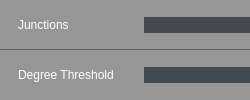
              <widget class="QWidget" name="widget_126" native="true">
               <layout class="QVBoxLayout" name="verticalLayout_68">
                <property name="spacing">
                 <number>0</number>
                </property>
                <property name="leftMargin">
                 <number>0</number>
                </property>
                <property name="topMargin">
                 <number>0</number>
                </property>
                <property name="rightMargin">
                 <number>0</number>
                </property>
                <property name="bottomMargin">
                 <number>0</number>
                </property>
                <item>
                 <widget class="QWidget" name="widget_127" native="true">
                  <property name="styleSheet">
                   <string notr="true">.QWidget
{
    background-color: rgb(150, 150, 150);
       border-bottom: 1px solid  rgb(100, 100, 100);

}</string>
                  </property>
                  <layout class="QHBoxLayout" name="horizontalLayout_59">
                   <property name="spacing">
                    <number>6</number>
                   </property>
                   <property name="leftMargin">
                    <number>18</number>
                   </property>
                   <property name="topMargin">
                    <number>2</number>
                   </property>
                   <property name="rightMargin">
                    <number>0</number>
                   </property>
                   <property name="bottomMargin">
                    <number>2</number>
                   </property>
                   <item>
                    <widget class="QLabel" name="label_65">
                     <property name="sizePolicy">
                      <sizepolicy hsizetype="Minimum" vsizetype="Fixed">
                       <horstretch>0</horstretch>
                       <verstretch>0</verstretch>
                      </sizepolicy>
                     </property>
                     <property name="minimumSize">
                      <size>
                       <width>120</width>
                       <height>0</height>
                      </size>
                     </property>
                     <property name="maximumSize">
                      <size>
                       <width>120</width>
                       <height>16777215</height>
                      </size>
                     </property>
                     <property name="styleSheet">
                      <string notr="true">    border-top: 0px solid rgb(0 , 0 , 0);
    font: 8pt &quot;Ebrima&quot;;   
	color:white;   
    border-top: 0px solid rgb(0 , 0 , 0); </string>
                     </property>
                     <property name="text">
                      <string>Junctions</string>
                     </property>
                    </widget>
                   </item>
                   <item>
                    <widget class="QLineEdit" name="lineEdit_39">
                     <property name="sizePolicy">
                      <sizepolicy hsizetype="Expanding" vsizetype="Fixed">
                       <horstretch>0</horstretch>
                       <verstretch>0</verstretch>
                      </sizepolicy>
                     </property>
                     <property name="styleSheet">
                      <string notr="true">border :0px solid  rgb(67, 74, 80);
color: rgb(255, 255, 255);
background-color: rgb(67, 74, 80);
font: 8pt &quot;Ebrima&quot;;




</string>
                     </property>
                     <property name="alignment">
                      <set>Qt::AlignCenter</set>
                     </property>
                    </widget>
                   </item>
                  </layout>
                 </widget>
                </item>
                <item>
                 <widget class="QWidget" name="widget_128" native="true">
                  <property name="styleSheet">
                   <string notr="true">.QWidget
{
    background-color: rgb(150, 150, 150);
 

}</string>
                  </property>
                  <layout class="QHBoxLayout" name="horizontalLayout_60">
                   <property name="spacing">
                    <number>6</number>
                   </property>
                   <property name="leftMargin">
                    <number>18</number>
                   </property>
                   <property name="topMargin">
                    <number>2</number>
                   </property>
                   <property name="rightMargin">
                    <number>0</number>
                   </property>
                   <property name="bottomMargin">
                    <number>2</number>
                   </property>
                   <item>
                    <widget class="QLabel" name="label_66">
                     <property name="sizePolicy">
                      <sizepolicy hsizetype="Minimum" vsizetype="Fixed">
                       <horstretch>0</horstretch>
                       <verstretch>0</verstretch>
                      </sizepolicy>
                     </property>
                     <property name="minimumSize">
                      <size>
                       <width>120</width>
                       <height>0</height>
                      </size>
                     </property>
                     <property name="maximumSize">
                      <size>
                       <width>120</width>
                       <height>16777215</height>
                      </size>
                     </property>
                     <property name="styleSheet">
                      <string notr="true">    border-top: 0px solid rgb(0 , 0 , 0);
    font: 8pt &quot;Ebrima&quot;;   
	color:white;   
    border-top: 0px solid rgb(0 , 0 , 0); </string>
                     </property>
                     <property name="text">
                      <string>Degree Threshold</string>
                     </property>
                    </widget>
                   </item>
                   <item>
                    <widget class="QLineEdit" name="lineEdit_53">
                     <property name="sizePolicy">
                      <sizepolicy hsizetype="Expanding" vsizetype="Fixed">
                       <horstretch>0</horstretch>
                       <verstretch>0</verstretch>
                      </sizepolicy>
                     </property>
                     <property name="styleSheet">
                      <string notr="true">border :0px solid  rgb(67, 74, 80);
color: rgb(255, 255, 255);
background-color: rgb(67, 74, 80);
font: 8pt &quot;Ebrima&quot;;




</string>
                     </property>
                     <property name="alignment">
                      <set>Qt::AlignCenter</set>
                     </property>
                    </widget>
                   </item>
                  </layout>
                 </widget>
                </item>
               </layout>
              </widget>
